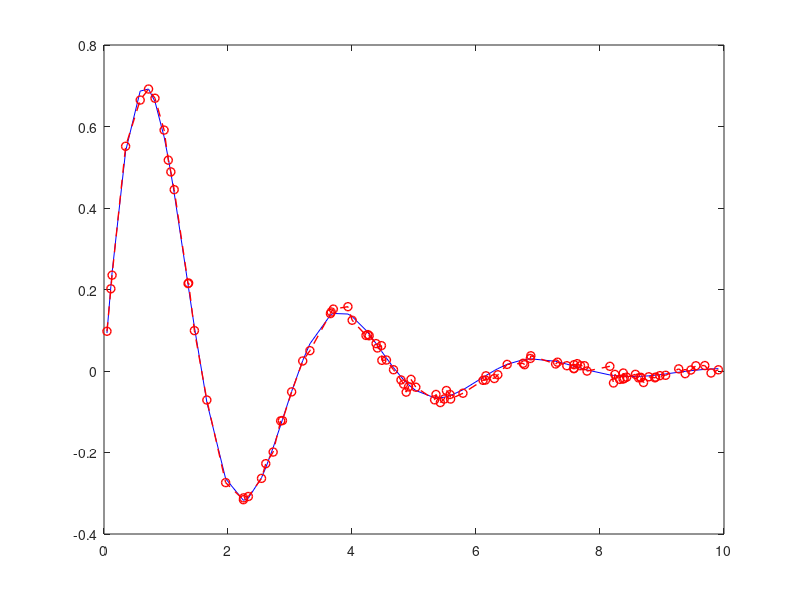

Reproduce this figure in MATLAB. (Note: this script raises an error after producing the figure.)
%%  Copyright Erik Dali, GPL-3.0 License

%%  2.1 Synthetic Data
clear all; format compact; format long e;

%   Fix the seed number
rng(719271)


m = 100; %  Number of points
epsilon = 1e-2; %   Magnitude of errors
x = sort(rand(m,1)*10); %    Generate random numbers between 0 and 10
y0 = zeros(m,1); %    Pre-allocate for y=f(x,c)
y = zeros(m,1); %    Pre-allocate for y=f(x,c)+error


%   Generate the synthetic data
y0 = exp(-x/2).*sin(2*x);
y = y0 + epsilon*randn(m,1);


%   Plot y
figure('Name','Function', 'WindowStyle','docked')
plot(x,y0,'b-', x,y,'ro--', 'LineWidth',1);

%   Figure Options
legend({'f(x;c)','f(x;c)+\delta'},'FontSize',12, 'Location','North East')
title('Function Fitting','FontSize',12, 'FontWeight','normal')
xlabel('x','FontSize',12)
ylabel('y','FontSize',12,'Rotation',0)
set(gca, 'YGrid','on','XGrid','off','YMinorTick','off','XMinorTick','off','YMinorGrid','off');
%yticks([3 pi (pi-3)+pi 2*(pi-3)+pi 3*(pi-3)+pi]);
%xticks(1:n)
set(gca,'linewidth',1)
pbaspect([1.75 1 1]) % Aspect Ratio

%   Save figures as EPSC
%   Naming convention: "Problem_#_Tittle_Erik_Dali"
saveas(1,'Problem_2_1_Synthetic_Erik_Dali','epsc')


%%  2.2 Gauss-Newton Method
clear all; format compact; format long e;

%   Fix the seed number
rng(719271)

nrm = 2; %  Norm used in calculations
m = 100; %  Number of points
n = 4; %   Dimension of unknown parameters
k = 20; %  Number of iterations
%epsilon = 1e-2; %   Magnitude of errors
epsilon = 0; %   Magnitude of errors
guess = [0.95 0.45 1.95 0.05]'; %   Initial guess
%guess = [1 1 1 1]'; %   Initial guess
%guess = [0.5 -0.1 1 0.5]'; %   Initial guess
x = sort(rand(m,1)*10); %    Generate random numbers between 0 and 10
y0 = zeros(m,1); %    Pre-allocate for y=f(x,c)
y = zeros(m,1); %    Pre-allocate for y=f(x,c)+error
c0 = [1 1/2 2 0]'; %   The actual parameters
c = zeros(n,k); % Pre-allocate for the c_k (by row) amplitude c1, decay c2, period c3,  phase c4
J = zeros(m,n); % Pre-allocate for the Jacobian (by column) amplitude c1, decay c2, period c3,  phase c4
c(:,1) = guess; % Set the initial guess
K = zeros(k,1); % Pre-allocate for the conditioning number of the (J.')*J matrix
err = zeros(1,k); % Pre-allocate for the error
C = 0; %   Pre-allocate for C

%   Define the function
f = @(d) d(1)*exp(-d(2)*x).*sin((d(3)*x) + d(4));

%   Define the derivates
fc1 = @(d) exp(-d(2)*x).*sin(d(3)*x + d(4));
fc2 = @(d) -x*d(1).*exp(-d(2)*x).*sin(d(3)*x + d(4));
fc3 = @(d) x*d(1).*exp(-d(2)*x).*cos(d(3)*x + d(4));
fc4 = @(d) d(1).*exp(-d(2)*x).*cos(d(3)*x + d(4));

%   Generate the synthetic data
y0 = f(c0);
y = y0 + (epsilon*randn(m,1));


%   Apply the Gauss-Newton method
for i = 1:k
    J(:,1) = fc1( c(:,i) );
    J(:,2) = fc2( c(:,i) );
    J(:,3) = fc3( c(:,i) );
    J(:,4) = fc4( c(:,i) );
    
    %   Applying the normal method
    LHS = (J')*J;
    RHS = (J')*(y0 - f(c(:,i)) );
    R = chol(LHS);
    z = R'\RHS;
    delta_c_k = R\z;
    c(:,i+1) = c(:,i) + delta_c_k;
    K(i) = cond(LHS,2);
end


%   Convergence
for i = 1:(k-1)
    err(:,i) = norm(c(:,i+1)-c0,nrm)/(norm(c(:,i)-c0,nrm)^1.1);
end


%%  2.3 Levenberg-Marquardt Algorithm
clear all; format compact; format long e;

%   Fix the seed number
rng(719271)

nrm = 2; %  Norm used in calculations
m = 100; %  Number of points
n = 4; %   Dimension of unknown parameters
k = 20; %  Number of iterations
epsilon = 1e-2; %   Magnitude of errors
guess = [1 1 1 1]'; %   Initial guess
x = sort(rand(m,1)*10); %    Generate random numbers between 0 and 10
y0 = zeros(m,1); %    Pre-allocate for y=f(x,c)
y = zeros(m,1); %    Pre-allocate for y=f(x,c)+error
c0 = [1 1/2 2 0]; %   The actual parameters
c = zeros(n,k); % Pre-allocate for the c_k (by column) amplitude c1, decay c2, period c3,  phase c4
J = zeros(m,n); % Pre-allocate for the Jacobian (by column) amplitude c1, decay c2, period c3,  phase c4
c(:,1) = guess; % Set the initial guess
K = zeros(k,1); % Pre-allocate for the conditioning number of the (J.')*J matrix
lambda = zeros(k,1); %   Pre-allocate for lambda
lambda(1) = 0.00511; %   Initial lambda


%   Define the function
f = @(d) d(1).*exp(-d(2).*x).*sin(d(3).*x + d(4));

%   Define the derivates
fc1 = @(d) exp(-d(2).*x).*sin(d(3).*x + d(4));
fc2 = @(d) -x.*d(1).*exp(-d(2).*x).*sin(d(3).*x + d(4));
fc3 = @(d) x.*d(1).*exp(-d(2).*x).*cos(d(3).*x + d(4));
fc4 = @(d) d(1).*exp(-d(2).*x).*cos(d(3).*x + d(4));

%   Generate the synthetic data
y0 = f(c0);
y = y0 + (epsilon*randn(m,1));


%   Apply the Gauss-Newton method
for i = 1:k
    J(:,1) = fc1( c(:,i) );
    J(:,2) = fc2( c(:,i) );
    J(:,3) = fc3( c(:,i) );
    J(:,4) = fc4( c(:,i) );
    
    %   Applying the normal method
    LHS = ((J')*J) + lambda(i)*diag(diag((J')*J));
    RHS = (J')*(y0 - f(c(:,i)) );
    R = chol(LHS);
    z = R'\RHS;
    delta_c_k = R\z;
    c(:,i+1) = c(:,i) + delta_c_k;
    K(i) = cond(LHS,2);
    
    lambda(i+1) = lambda(i)/2;
    
    %   Check if overall fit is better to half the lambda, or to double it
    %   if the fit is worse
    %err1 = norm(y - f(c(:,i)),nrm);
    %err2 = norm(y - f(c(:,i+1)),nrm);
    %if err2 < err1
    %    lambda(i+1) = lambda(i)/2;
    %else
    %    lambda(i+1) = 2*lambda(i);
    %end
end


%   Plot y
x=(1:k);
figure('Name','Convergence', 'WindowStyle','docked')
plot(x,c(1,x),'bo-', x,c(2,x),'rs-', x,c(3,x),'g^-', x,c(4,x),'cd-', 'LineWidth',1);

%   Figure Options
legend({'c_{1}','c_{2}','c_{3}','c_{4}'},'FontSize',12, 'Location','North West')
title('Convergence','FontSize',12, 'FontWeight','normal')
xlabel('iteration','FontSize',12)
ylabel('estimate','FontSize',12,'Rotation',90)
set(gca, 'YGrid','on','XGrid','off','YMinorTick','off','XMinorTick','off','YMinorGrid','off');
yticks([-2 -1 0 1/2 1 2 3 4]);
%xticks(1:n)
set(gca,'linewidth',1)
pbaspect([1.75 1 1]) % Aspect Ratio

%   Save figures as EPSC
%   Naming convention: "Problem_#_Tittle_Erik_Dali"
saveas(1,'Problem_2_3_Convergence_Erik_Dali','epsc')
